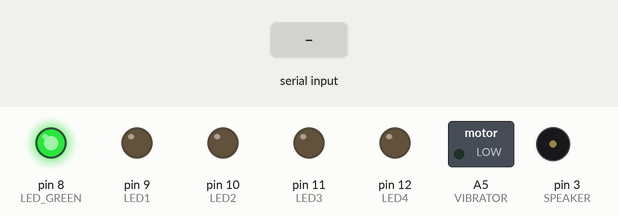
Bench run of a sketch on a simulated Arduino Uno, built with avr-gcc and run on an emulated ATmega328P. On the bench: switched loads named in the sketch (green lamp = pin HIGH), output pins drawn as LEDs (lit = HIGH), buzzer (waves = sounding). Dashed ring = blinking. The inputs (shaded band) are chosen by the test bench.

Above: at 1.2 s.
1.3 s: "30,150\n" received over Serial
At 2.96 s:
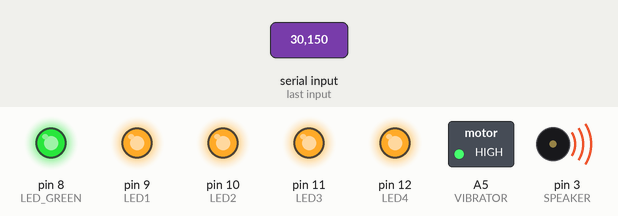
4.3 s: "1\n" received over Serial
At 4.36 s:
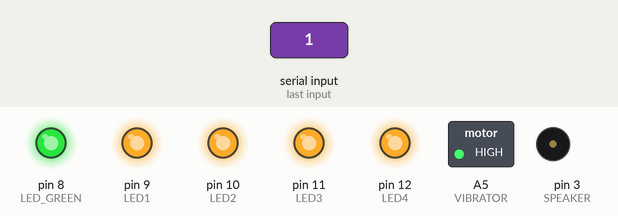
At 4.8 s:
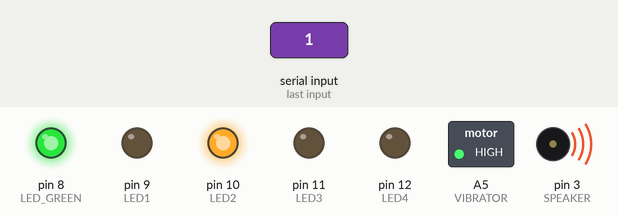
Timing chart, 0 to 9.3 s (numbered marks = the images above; inputs shaded):
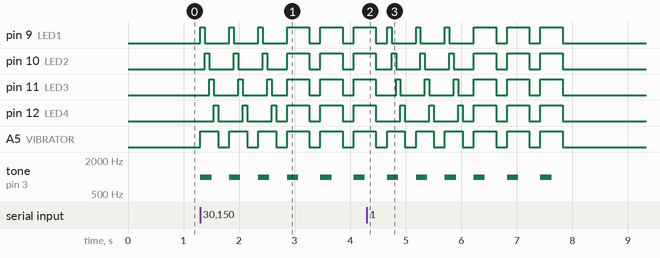

Measured:
- after the input at 1.3 s, pin 9 (LED1): goes 3 × (HIGH 0.08 s, LOW 0.44 s), HIGH 0.40 s, LOW 0.20 s, HIGH 0.40 s, LOW 0.20 s, then HIGH, starting at once; A5 (VIBRATOR): alternates HIGH for 0.32 s and LOW for 0.20 s, starting at once; tone on pin 3 (SPEAKER): alternates 1000 Hz for 0.20 s and silent for 0.32 s, starting at once
- after the input at 4.3 s, tone on pin 3 (SPEAKER): alternates 1000 Hz for 0.20 s and silent for 0.32 s, 12 changes in all, then stays silent, starting after 0.37 s

The sketch:

EiT_varsling.ino
```cpp
#define VIBRATOR  A5
#define SPEAKER   3

#define LED_GREEN 8
#define LED1 9
#define LED2 10
#define LED3 11
#define LED4 12


void setup()
{

  // Initialize Serial port
  Serial.begin(9600);

  // Initialize vibrator
  initialize_vibrator();

  // Initialize speaker
  initialize_speaker();

  // Initialize LEDS
  initialize_leds();
}

void loop()
{
  /*
  MAIN PROGRAM
  When the serial port receives an 1, the alert system will start.
  The sequenece will result in 6 blinks and 6 sound signals. The vibrator will vibrate in sync with the sound.
  */

  int trigger_signal = 0;
  // Send data only when you receive data
  String inString = "";
  if (Serial.available() > 0) {
    int inChar = Serial.read();
    inString += (char)inChar;
    trigger_signal = inString.toInt();
  }

  if (trigger_signal == 1) {
    for (int i = 1; i <= 6; i++) {
    tone(SPEAKER, 1000, 200);
    digitalWrite(VIBRATOR, HIGH);
    if (i <= 3) {
      blink_leds_sequence();
    }
    else {
      blink_leds(400);
    }
    digitalWrite(VIBRATOR, LOW);
    delay(200);
    }
  }

}

void initialize_leds()
{
  /*
  Initialize all LEDS by defining the pinmode on the respective digital output
  */
  pinMode(LED1, OUTPUT);
  digitalWrite(LED1, LOW);

  pinMode(LED2, OUTPUT);
  digitalWrite(LED2, LOW);

  pinMode(LED3, OUTPUT);
  digitalWrite(LED3, LOW);

  pinMode(LED4, OUTPUT);
  digitalWrite(LED4, LOW);

  pinMode(LED_GREEN, OUTPUT);
  digitalWrite(LED_GREEN, HIGH);
}

void initialize_vibrator()
{
  /*
  Initialize pinmode for the output pin for the vibrator.
  */
  pinMode(VIBRATOR, OUTPUT);
  digitalWrite(VIBRATOR, LOW);
}

void initialize_speaker()
{
  /*
  Initialize pinmode for the output pin for the speaker.
  */
  pinMode(SPEAKER, OUTPUT);
  digitalWrite(SPEAKER, LOW);
}

void blink_leds_sequence()
{
  /*
  Blink all red LEDs in a sequence where one LED blink after the other
  */
  digitalWrite(LED1, HIGH);
  delay(80);
  digitalWrite(LED1, LOW);
  digitalWrite(LED2, HIGH);
  delay(80);
  digitalWrite(LED2, LOW);
  digitalWrite(LED3, HIGH);
  delay(80);
  digitalWrite(LED3, LOW);
  digitalWrite(LED4, HIGH);
  delay(80);
  digitalWrite(LED4, LOW);
}

void blink_leds(int on_time)
{
  /*
  Blink all simultaneously once with an ON-time as the input

  Args:
    int on_time: An integer value which indicates how long the LEDS are turned on
  */
  digitalWrite(LED1, HIGH);
  digitalWrite(LED2, HIGH);
  digitalWrite(LED3, HIGH);
  digitalWrite(LED4, HIGH);
  delay(on_time);
  digitalWrite(LED1, LOW);
  digitalWrite(LED2, LOW);
  digitalWrite(LED3, LOW);
  digitalWrite(LED4, LOW);
}
```
